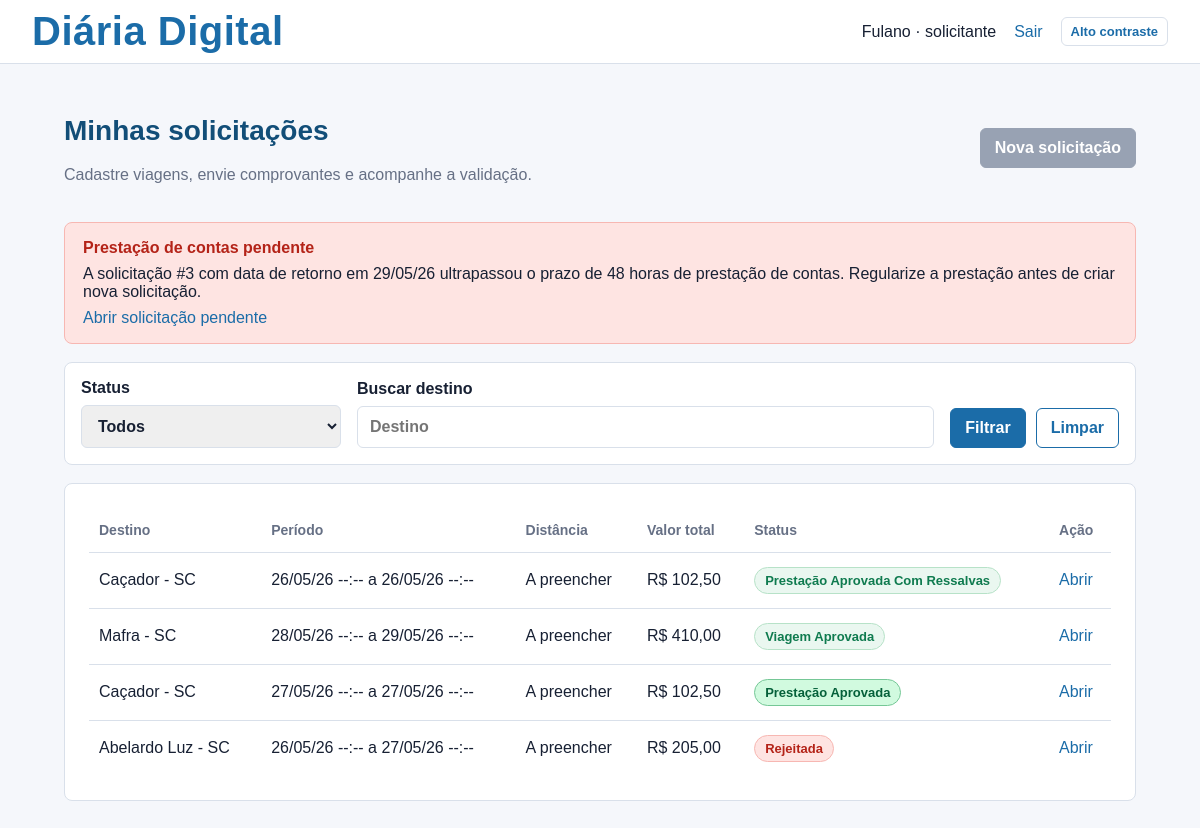
The page /solicitante (signed in) on the database as committed earlier.
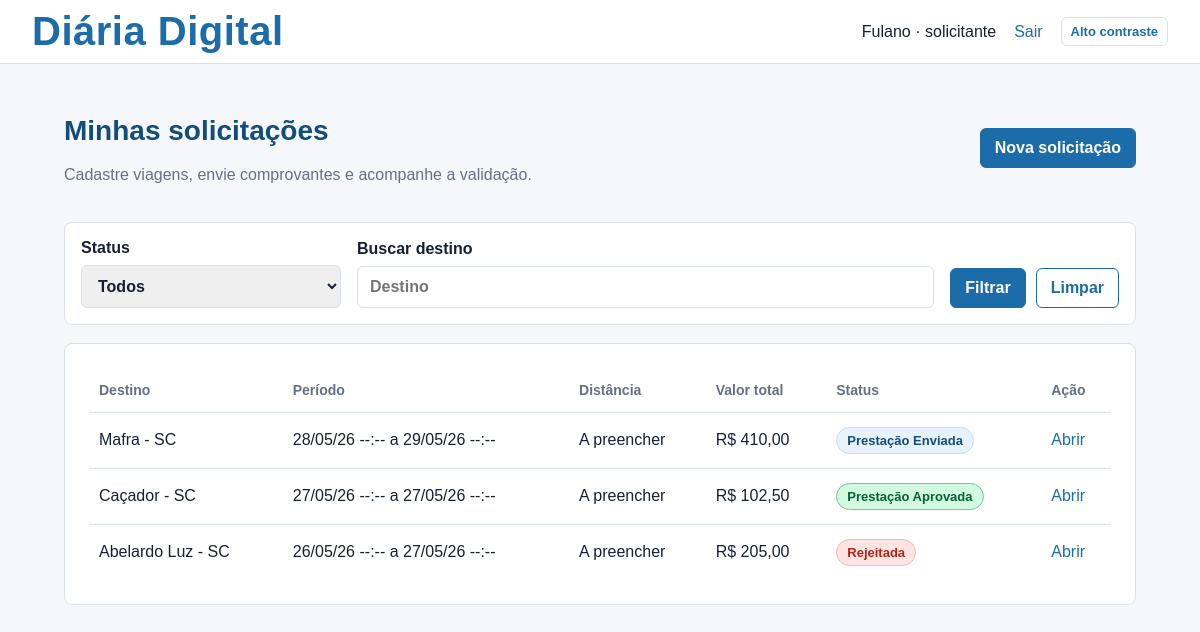
The same page on the database as committed later.
### tables this page shows
CREATE TABLE requests (
                id INTEGER PRIMARY KEY AUTOINCREMENT,
                user_id INTEGER NOT NULL,
                destination TEXT NOT NULL,
                departure_date TEXT NOT NULL,
                return_date TEXT NOT NULL,
                objective TEXT NOT NULL,
                estimated_amount REAL NOT NULL,
                status TEXT NOT NULL DEFAULT 'rascunho',
                validator_comment TEXT,
                accountability_text TEXT,
                created_at TEXT NOT NULL,
                updated_at TEXT NOT NULL, daily_group TEXT, daily_range TEXT, has_overnight INTEGER DEFAULT 1, accountability_departure_time TEXT, accountability_arrival_time TEXT, transport_mode TEXT, departure_km REAL, arrival_km REAL, refund_amount REAL DEFAULT 0, departure_time TEXT, return_time TEXT, distance_km REAL, daily_factor REAL, base_amount REAL,
                FOREIGN KEY(user_id) REFERENCES users(id)
            );

### app.py (the view)
@app.route("/solicitante")
@role_required("solicitante")
def requester_dashboard():
    user = current_user()
    overdue_accountability = get_overdue_accountability(user["id"])
    status_filter = request.args.get("status", "")
    search = request.args.get("q", "").strip()
    filters = ["user_id = ?"]
    params = [user["id"]]
    if status_filter:
        filters.append("status = ?")
        params.append(status_filter)
    if search:
        filters.append("destination LIKE ?")
        params.append(f"%{search}%")
    where_clause = " AND ".join(filters)
    with get_db() as db:
        requests = db.execute(
            f"SELECT * FROM requests WHERE {where_clause} ORDER BY created_at DESC",
            params,
        ).fetchall()
    return render_template(
        "requester_dashboard.html",
        requests=requests,
        overdue_accountability=overdue_accountability,
        selected_status=status_filter,
        search=search,
    )

### app.py (called while the page is built)
def get_db():
    conn = sqlite3.connect(DATABASE)
    conn.row_factory = sqlite3.Row
    return conn

def current_user():
    if "user_id" not in session:
        return None
    with get_db() as db:
        return db.execute("SELECT * FROM users WHERE id = ?", (session["user_id"],)).fetchone()

@app.context_processor
def inject_user():
    return {
        "current_user": current_user(),
        "daily_groups": DAILY_GROUPS,
        "daily_ranges": DAILY_RANGES,
        "status_labels": STATUS_LABELS,
        "role_labels": ROLE_LABELS,
    }

@app.template_filter("date_br")
def date_br(value):
    if not value:
        return ""
    return datetime.fromisoformat(value).strftime("%d/%m/%y")

@app.template_filter("moeda_br")
def moeda_br(value):
    amount = float(value or 0)
    formatted = f"{amount:,.2f}"
    return formatted.replace(",", "X").replace(".", ",").replace("X", ".")

@app.template_filter("status_label")
def status_label(value):
    return STATUS_LABELS.get(value, str(value).replace("_", " ").title())

@app.template_filter("status_class")
def status_class(value):
    return f"status-{str(value).replace('_', '-')}"

### templates/requester_dashboard.html (shortened to what this page needs)
{% extends "base.html" %}
{% block content %}
<div class="page-heading">
    <div>
        <h1>Minhas solicitações</h1>
        <p class="muted">Cadastre viagens, envie comprovantes e acompanhe a validação.</p>
    </div>
    {% if overdue_accountability %}
        <span class="button disabled">Nova solicitação</span>
    {% else %}
        <a class="button" href="{{ url_for('new_request') }}">Nova solicitação</a>
    {% endif %}
</div>
{% if overdue_accountability %}
    <section class="notice-panel danger-notice">
        <strong>Prestação de contas pendente</strong>
        <span>
            A solicitação #{{ overdue_accountability["id"] }} com data de retorno em
            {{ overdue_accountability["return_date"]|date_br }} ultrapassou o prazo de 48 horas de prestação de contas.
            Regularize a prestação antes de criar nova solicitação.
        </span>
        <a href="{{ url_for('request_detail', request_id=overdue_accountability['id']) }}">Abrir solicitação pendente</a>
    </section>
{% endif %}
<form method="get" class="filter-bar">
    <label>
        Status
        <select name="status">
            <option value="">Todos</option>
        </select>
    </label>
    <label>
        Buscar destino
        <input type="search" name="q" value="{{ search }}" placeholder="Destino">
    </label>
    <div class="filter-actions">
        <button type="submit">Filtrar</button>
        <a class="button secondary" href="{{ url_for('requester_dashboard') }}">Limpar</a>
    </div>
</form>
<section class="table-card">
    <table>
        <thead>
            <tr>
                <th>Destino</th>
                <th>Período</th>
                <th>Distância</th>
                <th>Valor total</th>
                <th>Status</th>
                <th>Ação</th>
            </tr>
        </thead>
        <tbody>
            {% for item in requests %}
                <tr>
                    <td>{{ item["destination"] }}</td>
                    <td>{{ item["departure_date"]|date_br }} {{ item["departure_time"] or "--:--" }} a {{ item["return_date"]|date_br }} {{ item["return_time"] or "--:--" }}</td>
                    <td>{{ (item["distance_km"]|decimal_br(0) ~ " km") if item["distance_km"] is not none else "A preencher" }}</td>
                    <td>R$ {{ item["estimated_amount"]|moeda_br }}</td>
                    <td><span class="badge {{ item['status']|status_class }}">{{ item["status"]|status_label }}</span></td>
                    <td><a href="{{ url_for('request_detail', request_id=item['id']) }}">Abrir</a></td>
                </tr>
            {% else %}
                <tr>
                    <td colspan="6" class="empty">Nenhuma solicitação cadastrada.</td>
                </tr>
            {% endfor %}
        </tbody>
    </table>
</section>
{% endblock %}

Rows that differ between the two databases and show on the page:
removed requests: destination "Caçador - SC", departure_date "26/05/26", item "--:--", return_date "26/05/26", distance_km "A preencher", estimated_amount|moeda_br "102,50", status|status_label "Prestação Aprovada Com Ressalvas"
changed requests "Mafra - SC": status "aprovada" → "prestacao_enviada" (drawn); status|status_label "Viagem Aprovada" → "Prestação Enviada"; id "3" → (not shown); return_date "29/05/26" → (not shown)
Other text that changed with them:
text no longer shown: "Prestação de contas pendente A solicitação # com data de retorno em ultrapassou o prazo de 48 horas de prestação de contas. Regularize a prestação antes de criar nova solicitação. Abrir solicitação pendente"
